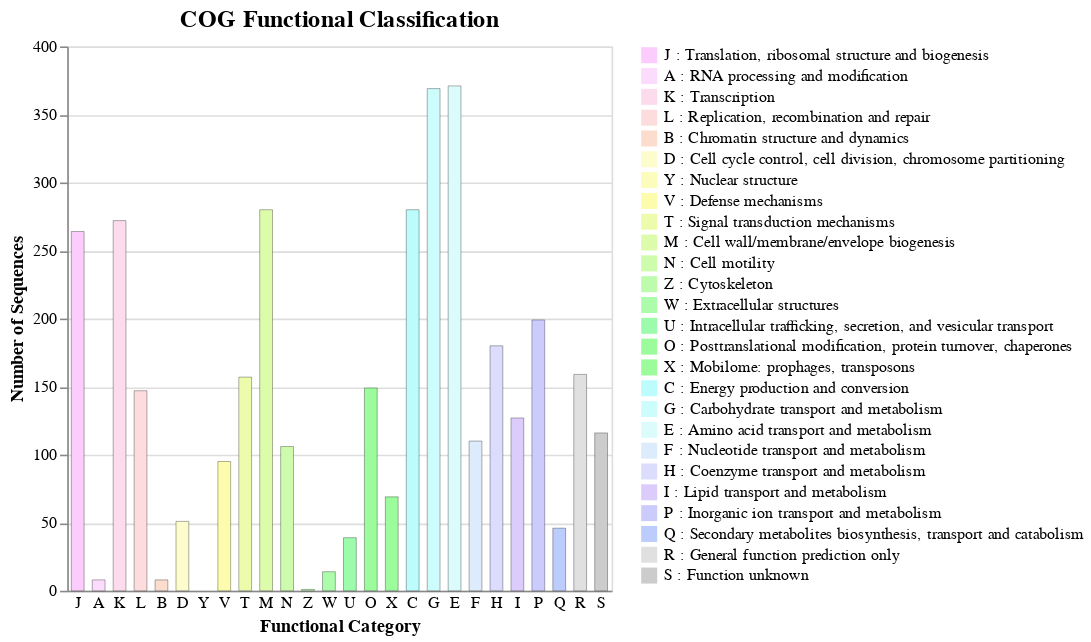

The code cell stored with this chart in its notebook:
### Code cell
from cogclassifier.plot import plot_cog_count_barchart

cog_count_file = "./cog_count.tsv"
barchart = plot_cog_count_barchart(
    cog_count_file, fig_width=340, bar_width=8, y_limit=400
)
barchart

### Figure 1 — Vega-Lite specification as saved in the notebook (floating-point values rounded to 4 significant figures)
{"config": {"view": {"continuousWidth": 300, "continuousHeight": 300}, "axisX": {"labelAngle": 0, "tickSize": 0}, "legend": {"labelLimit": 0}, "mark": {"stroke": "black", "strokeOpacity": 1, "strokeWidth": 0.15, "width": 8}, "title": {"fontSize": 15}}, "data": {"name": "data-b991ab4dd3450ff81b1b7089e8d70fcb"}, "mark": {"type": "bar", "stroke": "black", "strokeWidth": 0.2}, "encoding": {"color": {"field": "L_DESCRIPTION", "scale": {"domain": ["J : Translation, ribosomal structure and biogenesis", "A : RNA processing and modification", "K : Transcription", "L : Replication, recombination and repair", "B : Chromatin structure and dynamics", "D : Cell cycle control, cell division, chromosome partitioning", "Y : Nuclear structure", "V : Defense mechanisms", "T : Signal transduction mechanisms", "M : Cell wall/membrane/envelope biogenesis", "N : Cell motility", "Z : Cytoskeleton", "W : Extracellular structures", "U : Intracellular trafficking, secretion, and vesicular transport", "O : Posttranslational modification, protein turnover, chaperones", "X : Mobilome: prophages, transposons", "C : Energy production and conversion", "G : Carbohydrate transport and metabolism", "E : Amino acid transport and metabolism", "F : Nucleotide transport and metabolism", "H : Coenzyme transport and metabolism", "I : Lipid transport and metabolism", "P : Inorganic ion transport and metabolism", "Q : Secondary metabolites biosynthesis, transport and catabolism", "R : General function prediction only", "S : Function unknown"], "range": ["#FCCCFC", "#FCDCFC", "#FCDCEC", "#FCDCDC", "#FCDCCC", "#FCFCCC", "#FCFCBC", "#FCFCAC", "#ECFCAC", "#DCFCAC", "#CCFCAC", "#BCFCAC", "#ACFCAC", "#9CFCAC", "#9CFC9C", "#9CFC9C", "#BCFCFC", "#CCFCFC", "#DCFCFC", "#DCECFC", "#DCDCFC", "#DCCCFC", "#CCCCFC", "#BCCCFC", "#E0E0E0", "#CCCCCC"]}, "title": "", "type": "nominal"}, "stroke": {"condition": {"test": "(datum['COUNT'] > 0)", "value": "black"}, "value": "transparent"}, "tooltip": [{"field": "DESCRIPTION", "type": "nominal"}, {"field": "LETTER", "type": "nominal"}, {"field": "COUNT", "type": "quantitative"}, {"field": "RATIO(%)", "type": "nominal"}], "x": {"field": "LETTER", "sort": null, "title": "Functional Category", "type": "nominal"}, "y": {"axis": {"format": "c"}, "field": "COUNT", "scale": {"clamp": true, "domainMax": 400}, "title": "Number of Sequences", "type": "quantitative"}}, "height": 340, "title": "COG Functional Classification", "width": 340, "$schema": "https://vega.github.io/schema/vega-lite/v5.20.1.json", "datasets": {"data-b991ab4dd3450ff81b1b7089e8d70fcb": [{"LETTER": "J", "COUNT": 264, "GROUP": "INFORMATION STORAGE AND PROCESSING", "COLOR": "#FCCCFC", "DESCRIPTION": "Translation, ribosomal structure and biogenesis", "RATIO": 0.07299, "RATIO(%)": "7.30%", "L_DESCRIPTION": "J : Translation, ribosomal structure and biogenesis"}, {"LETTER": "A", "COUNT": 8, "GROUP": "INFORMATION STORAGE AND PROCESSING", "COLOR": "#FCDCFC", "DESCRIPTION": "RNA processing and modification", "RATIO": 0.002212, "RATIO(%)": "0.22%", "L_DESCRIPTION": "A : RNA processing and modification"}, {"LETTER": "K", "COUNT": 272, "GROUP": "INFORMATION STORAGE AND PROCESSING", "COLOR": "#FCDCEC", "DESCRIPTION": "Transcription", "RATIO": 0.0752, "RATIO(%)": "7.52%", "L_DESCRIPTION": "K : Transcription"}, {"LETTER": "L", "COUNT": 147, "GROUP": "INFORMATION STORAGE AND PROCESSING", "COLOR": "#FCDCDC", "DESCRIPTION": "Replication, recombination and repair", "RATIO": 0.04064, "RATIO(%)": "4.06%", "L_DESCRIPTION": "L : Replication, recombination and repair"}, {"LETTER": "B", "COUNT": 8, "GROUP": "INFORMATION STORAGE AND PROCESSING", "COLOR": "#FCDCCC", "DESCRIPTION": "Chromatin structure and dynamics", "RATIO": 0.002212, "RATIO(%)": "0.22%", "L_DESCRIPTION": "B : Chromatin structure and dynamics"}, {"LETTER": "D", "COUNT": 51, "GROUP": "CELLULAR PROCESSES AND SIGNALING", "COLOR": "#FCFCCC", "DESCRIPTION": "Cell cycle control, cell division, chromosome partitioning", "RATIO": 0.0141, "RATIO(%)": "1.41%", "L_DESCRIPTION": "D : Cell cycle control, cell division, chromosome partitioning"}, {"LETTER": "Y", "COUNT": 0, "GROUP": "CELLULAR PROCESSES AND SIGNALING", "COLOR": "#FCFCBC", "DESCRIPTION": "Nuclear structure", "RATIO": 0.0, "RATIO(%)": "0.00%", "L_DESCRIPTION": "Y : Nuclear structure"}, {"LETTER": "V", "COUNT": 95, "GROUP": "CELLULAR PROCESSES AND SIGNALING", "COLOR": "#FCFCAC", "DESCRIPTION": "Defense mechanisms", "RATIO": 0.02626, "RATIO(%)": "2.63%", "L_DESCRIPTION": "V : Defense mechanisms"}, {"LETTER": "T", "COUNT": 157, "GROUP": "CELLULAR PROCESSES AND SIGNALING", "COLOR": "#ECFCAC", "DESCRIPTION": "Signal transduction mechanisms", "RATIO": 0.04341, "RATIO(%)": "4.34%", "L_DESCRIPTION": "T : Signal transduction mechanisms"}, {"LETTER": "M", "COUNT": 280, "GROUP": "CELLULAR PROCESSES AND SIGNALING", "COLOR": "#DCFCAC", "DESCRIPTION": "Cell wall/membrane/envelope biogenesis", "RATIO": 0.07741, "RATIO(%)": "7.74%", "L_DESCRIPTION": "M : Cell wall/membrane/envelope biogenesis"}, {"LETTER": "N", "COUNT": 106, "GROUP": "CELLULAR PROCESSES AND SIGNALING", "COLOR": "#CCFCAC", "DESCRIPTION": "Cell motility", "RATIO": 0.02931, "RATIO(%)": "2.93%", "L_DESCRIPTION": "N : Cell motility"}, {"LETTER": "Z", "COUNT": 1, "GROUP": "CELLULAR PROCESSES AND SIGNALING", "COLOR": "#BCFCAC", "DESCRIPTION": "Cytoskeleton", "RATIO": 0.0002765, "RATIO(%)": "0.03%", "L_DESCRIPTION": "Z : Cytoskeleton"}, {"LETTER": "W", "COUNT": 14, "GROUP": "CELLULAR PROCESSES AND SIGNALING", "COLOR": "#ACFCAC", "DESCRIPTION": "Extracellular structures", "RATIO": 0.003871, "RATIO(%)": "0.39%", "L_DESCRIPTION": "W : Extracellular structures"}, {"LETTER": "U", "COUNT": 39, "GROUP": "CELLULAR PROCESSES AND SIGNALING", "COLOR": "#9CFCAC", "DESCRIPTION": "Intracellular trafficking, secretion, and vesicular transport", "RATIO": 0.01078, "RATIO(%)": "1.08%", "L_DESCRIPTION": "U : Intracellular trafficking, secretion, and vesicular transport"}, {"LETTER": "O", "COUNT": 149, "GROUP": "CELLULAR PROCESSES AND SIGNALING", "COLOR": "#9CFC9C", "DESCRIPTION": "Posttranslational modification, protein turnover, chaperones", "RATIO": 0.04119, "RATIO(%)": "4.12%", "L_DESCRIPTION": "O : Posttranslational modification, protein turnover, chaperones"}, {"LETTER": "X", "COUNT": 69, "GROUP": "CELLULAR PROCESSES AND SIGNALING", "COLOR": "#9CFC9C", "DESCRIPTION": "Mobilome: prophages, transposons", "RATIO": 0.01908, "RATIO(%)": "1.91%", "L_DESCRIPTION": "X : Mobilome: prophages, transposons"}, {"LETTER": "C", "COUNT": 280, "GROUP": "METABOLISM", "COLOR": "#BCFCFC", "DESCRIPTION": "Energy production and conversion", "RATIO": 0.07741, "RATIO(%)": "7.74%", "L_DESCRIPTION": "C : Energy production and conversion"}, {"LETTER": "G", "COUNT": 369, "GROUP": "METABOLISM", "COLOR": "#CCFCFC", "DESCRIPTION": "Carbohydrate transport and metabolism", "RATIO": 0.102, "RATIO(%)": "10.20%", "L_DESCRIPTION": "G : Carbohydrate transport and metabolism"}, {"LETTER": "E", "COUNT": 371, "GROUP": "METABOLISM", "COLOR": "#DCFCFC", "DESCRIPTION": "Amino acid transport and metabolism", "RATIO": 0.1026, "RATIO(%)": "10.26%", "L_DESCRIPTION": "E : Amino acid transport and metabolism"}, {"LETTER": "F", "COUNT": 110, "GROUP": "METABOLISM", "COLOR": "#DCECFC", "DESCRIPTION": "Nucleotide transport and metabolism", "RATIO": 0.03041, "RATIO(%)": "3.04%", "L_DESCRIPTION": "F : Nucleotide transport and metabolism"}, {"LETTER": "H", "COUNT": 180, "GROUP": "METABOLISM", "COLOR": "#DCDCFC", "DESCRIPTION": "Coenzyme transport and metabolism", "RATIO": 0.04976, "RATIO(%)": "4.98%", "L_DESCRIPTION": "H : Coenzyme transport and metabolism"}, {"LETTER": "I", "COUNT": 127, "GROUP": "METABOLISM", "COLOR": "#DCCCFC", "DESCRIPTION": "Lipid transport and metabolism", "RATIO": 0.03511, "RATIO(%)": "3.51%", "L_DESCRIPTION": "I : Lipid transport and metabolism"}, {"LETTER": "P", "COUNT": 199, "GROUP": "METABOLISM", "COLOR": "#CCCCFC", "DESCRIPTION": "Inorganic ion transport and metabolism", "RATIO": 0.05502, "RATIO(%)": "5.50%", "L_DESCRIPTION": "P : Inorganic ion transport and metabolism"}, {"LETTER": "Q", "COUNT": 46, "GROUP": "METABOLISM", "COLOR": "#BCCCFC", "DESCRIPTION": "Secondary metabolites biosynthesis, transport and catabolism", "RATIO": 0.01272, "RATIO(%)": "1.27%", "L_DESCRIPTION": "Q : Secondary metabolites biosynthesis, transport and catabolism"}, {"LETTER": "R", "COUNT": 159, "GROUP": "POORLY CHARACTERIZED", "COLOR": "#E0E0E0", "DESCRIPTION": "General function prediction only", "RATIO": 0.04396, "RATIO(%)": "4.40%", "L_DESCRIPTION": "R : General function prediction only"}, {"LETTER": "S", "COUNT": 116, "GROUP": "POORLY CHARACTERIZED", "COLOR": "#CCCCCC", "DESCRIPTION": "Function unknown", "RATIO": 0.03207, "RATIO(%)": "3.21%", "L_DESCRIPTION": "S : Function unknown"}]}}
